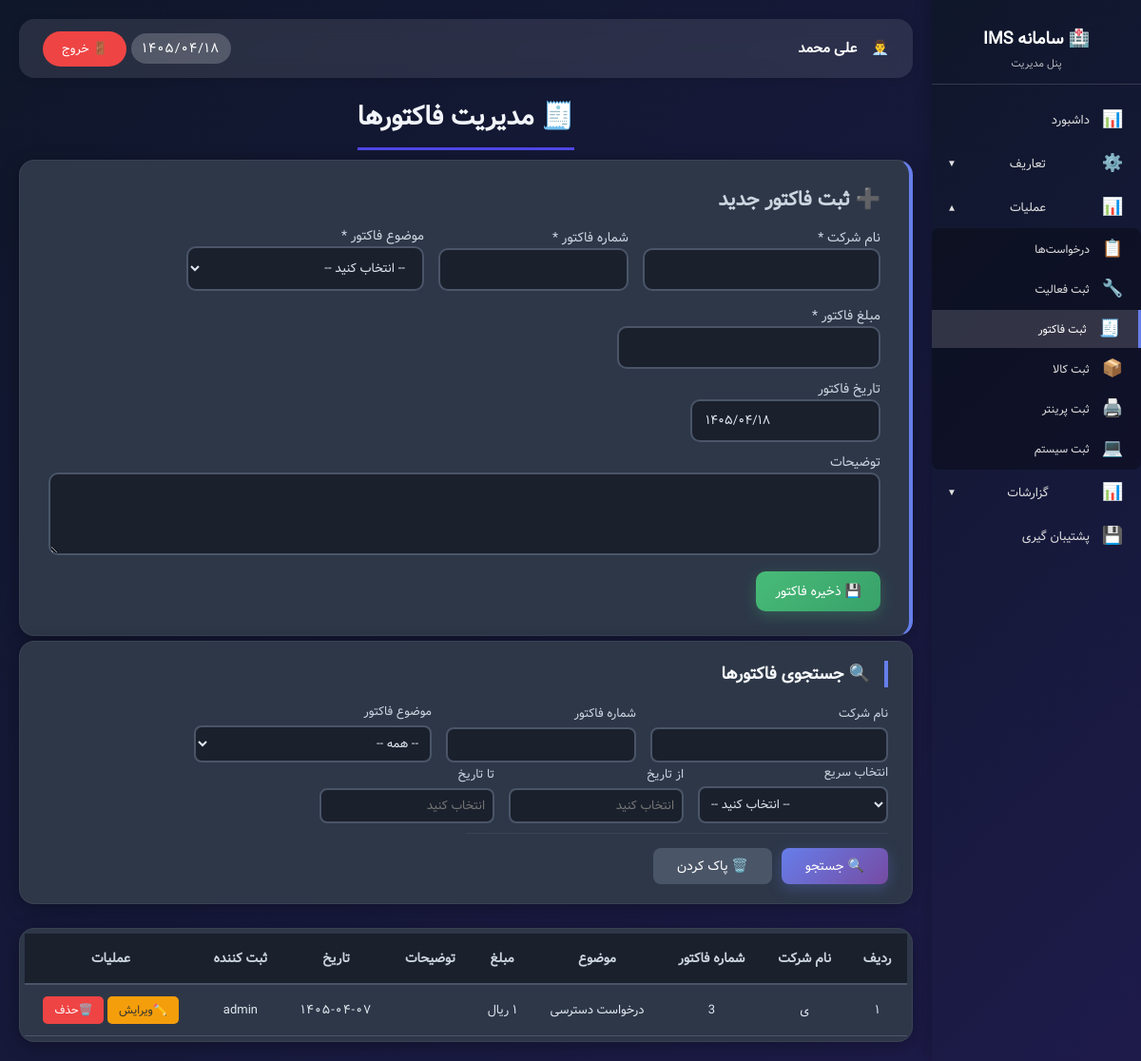
The app's page /admin_invoices.php (signed in) with its own data.
### tables this page shows
CREATE TABLE `invoices` (
  `id` int NOT NULL AUTO_INCREMENT,
  `company_name` varchar(255) NOT NULL,
  `invoice_number` varchar(100) NOT NULL,
  `subject` varchar(255) DEFAULT NULL,
  `amount` bigint DEFAULT NULL,
  `description` text,
  `created_at` date NOT NULL,
  `created_by` int DEFAULT NULL,
  PRIMARY KEY (`id`)
);

CREATE TABLE `users` (
  `id` int NOT NULL AUTO_INCREMENT,
  `username` varchar(50) NOT NULL,
  `password` varchar(255) NOT NULL,
  `fullname` varchar(100) NOT NULL,
  `role` enum('admin','user') DEFAULT 'user',
  `created_at` varchar(50) DEFAULT NULL,
  PRIMARY KEY (`id`),
  UNIQUE KEY `username` (`username`)
);

### assets/jdf.php (called while the page is built, shortened)
<?php
function gregorian_to_jalali($g_y, $g_m, $g_d)
{
    $g_days_in_month = array(31, 28, 31, 30, 31, 30, 31, 31, 30, 31, 30, 31);
    $j_days_in_month = array(31, 31, 31, 31, 31, 31, 30, 30, 30, 30, 30, 29);
    $gy = $g_y - 1600;
    $gm = $g_m - 1;
    $gd = $g_d - 1;
    $g_day_no = 365 * $gy + floor(($gy + 3) / 4) - floor(($gy + 99) / 100) + floor(($gy + 399) / 400);
    for ($i = 0; $i < $gm; ++$i)
        $g_day_no += $g_days_in_month[$i];
    $g_day_no += $gd;
    $j_day_no = $g_day_no - 79;
    $j_np = floor($j_day_no / 12053);
    $j_day_no %= 12053;
    $jy = 979 + 33 * $j_np + 4 * floor($j_day_no / 1461);
    $j_day_no %= 1461;
    if ($j_day_no >= 366) {
        $jy += floor(($j_day_no - 1) / 365);
        $j_day_no = ($j_day_no - 1) % 365;
    }
    for ($i = 0; $i < 11 && $j_day_no >= $j_days_in_month[$i]; ++$i)
        $j_day_no -= $j_days_in_month[$i];
    $jm = $i + 1;
    $jd = $j_day_no + 1;
    return array($jy, $jm, $jd);
}
function jdate($format, $timestamp = null)
{
    if ($timestamp === null) {
        $timestamp = time();
    }
    $gregorian_year = date("Y", $timestamp);
    $gregorian_month = date("m", $timestamp);
    $gregorian_day = date("d", $timestamp);
    list($jalali_year, $jalali_month, $jalali_day) = gregorian_to_jalali($gregorian_year, $gregorian_month, $gregorian_day);
    $output = '';
    $length = strlen($format);
    for ($i = 0; $i < $length; $i++) {
        $char = $format[$i];
        switch ($char) {
            case 'Y': $output .= $jalali_year; break;
            case 'm': $output .= sprintf("%02d", $jalali_month); break;
            case 'd': $output .= sprintf("%02d", $jalali_day); break;
            default: $output .= $char;
        }
    }
    return $output;
}
function now()
{
    return jdate('Y/m/d');
}
function fa_number($number) {
    $persian = ['۰', '۱', '۲', '۳', '۴', '۵', '۶', '۷', '۸', '۹'];
    $english = ['0', '1', '2', '3', '4', '5', '6', '7', '8', '9'];
    return str_replace($english, $persian, $number);
}
?>

### functions.php (called while the page is built, shortened)
<?php
function hasPermission($permission_key) {
    if (isset($_SESSION['user_id']) && $_SESSION['user_id'] == 1) {
        return true;
    }
    return true;
}
function canEditInvoices() { return hasPermission('invoices_edit'); }
function canDeleteInvoices() { return hasPermission('invoices_delete'); }
?>

### admin_invoices.php (the view, shortened to what this page needs)
<?php
require_once 'config/config.php';
require_once 'assets/jdf.php';
require_once 'functions.php';
$db = getDB();
$params = [];
$sql = "
SELECT
    i.*,
    u.username AS creator_name
FROM invoices i
LEFT JOIN users u ON i.created_by = u.id
";
$sql .= " ORDER BY i.id DESC";
$stmt = $db->prepare($sql);
$stmt->execute($params);
$invoices = $stmt->fetchAll(PDO::FETCH_ASSOC);
?>
<!DOCTYPE html>
<html lang="fa" dir="rtl">
<head>
    <link rel="stylesheet" href="assets/styles/persian-datepicker.min.css">
</head>
<body>
<div class="admin-wrapper">
    <?php include 'sidebar.php'; ?>
    <div class="main-content">
        <div class="main-header">
            <div class="user-info">
                <span>👨‍💼</span>
                <span class="user-name"><?php echo htmlspecialchars($_SESSION['fullname']); ?></span>
            </div>
            <div>
                <span class="clock-display" id="liveClock"><?php echo fa_number(now()); ?></span>
                <a href="logout.php" class="logout-btn-sidebar">🚪 خروج</a>
            </div>
        </div>
        <div class="main-title">
            <h1>🧾 مدیریت فاکتورها</h1>
        </div>
        <?php if (canEditInvoices()): ?>
            <div class="add-card">
                <h2>➕ ثبت فاکتور جدید</h2>
                <form method="post" class="invoices-form">
                    <div class="form-row">
                        <div class="company_name">
                            <label>نام شرکت *</label>
                            <input type="text" name="company_name" required>
                        </div>
                        <div class="invoice_number">
                            <label>شماره فاکتور *</label>
                            <input type="text" name="invoice_number" required>
                        </div>
                        <div class="subject">
                            <label>موضوع فاکتور *</label>
                            <select name="subject" required>
                                <option value="">-- انتخاب کنید --</option>
                            </select>
                        </div>
                        <div class="amount">
                            <label>مبلغ فاکتور *</label>
                            <input type="text" id="amount" name="amount" step="0.01" required>
                        </div>
                    </div>
                    <div class="form-row">
                        <div class="date-group">
                            <label>تاریخ فاکتور</label>
                            <input type="text" id="add_date" name="created_at" class="form-control" >
                        </div>
                    </div>
                    <div class="form-row">
                        <div class="form-group">
                        <label>توضیحات</label>
                        <textarea name="description" rows="3"></textarea>
                        </div>
                    </div>
                    <div class="form-group">
                        <button type="submit" name="add_invoice" class="btn-add">💾 ذخیره فاکتور</button>
                    </div>
                </form>
            </div>
        <?php endif; ?>
        <div class="search-card">
            <h2>🔍 جستجوی فاکتورها</h2>
            <div class="search-form">
                <div class="search-row">
                    <div class="company_name">
                        <label>نام شرکت</label>
                        <input type="text" id="search_company_name" value="<?php echo htmlspecialchars($_GET['company_name'] ?? ''); ?>">
                    </div>
                    <div class="invoice_number">
                        <label>شماره فاکتور</label>
                        <input type="text" id="search_invoice_number" value="<?php echo htmlspecialchars($_GET['invoice_number'] ?? ''); ?>">
                    </div>
                    <div class="subject">
                        <label>موضوع فاکتور</label>
                        <select id="search_subject" class="search-subject-select">
                            <option value="">-- همه --</option>
                        </select>
                    </div>
                </div>
                <div class="search-row">
                    <div class="date-group">
                        <label>انتخاب سریع</label>
                        <select id="quick_date_select">
                            <option value="">-- انتخاب کنید --</option>
                        </select>
                    </div>
                    <div class="search-group">
                        <label>از تاریخ </label>
                        <input type="text" id="date_from" name="date_from" class="form-control" placeholder="انتخاب کنید">
                    </div>
                    <div class="search-group">
                        <label>تا تاریخ </label>
                        <input type="text" id="date_to" name="date_to" class="form-control" placeholder="انتخاب کنید" >
                    </div>
                    </div>
                <div class="search-row">
                    <div class="search-group search-actions">
                        <button type="button" id="search_btn" class="btn-search">🔍 جستجو</button>
                        <button type="button" id="reset_btn" class="btn-reset-search">🗑️ پاک کردن</button>
                    </div>
                </div>
            </div>
        </div>
        <div class="invoices-table data-table">
            <table>
                <thead>
                <tr>
                    <th>ردیف</th>
                    <th>نام شرکت</th>
                    <th>شماره فاکتور</th>
                    <th>موضوع</th>
                    <th>مبلغ</th>
                    <th>توضیحات</th>
                    <th>تاریخ</th>
                    <th>ثبت کننده</th>
                    <th>عملیات</th>
                </tr>
                </thead>
                <tbody>
                <?php if (empty($invoices)): ?>
                    <tr><td colspan="10" style="text-align: center; padding: 40px;">🧾 هیچ فاکتوری ثبت نشده است</td></tr>
                <?php else: ?>
                    <?php $row_num = 1; foreach ($invoices as $invoice): ?>
                        <tr id="invoice_<?php echo $invoice['id']; ?>">
                            <td><?php echo fa_number($row_num); ?></td>
                            <td><?php echo htmlspecialchars($invoice['company_name']); ?></td>
                            <td><?php echo htmlspecialchars($invoice['invoice_number']); ?></td>
                            <td><?php echo htmlspecialchars($invoice['subject'] ?? '-'); ?></td>
                            <td><?php echo fa_number(number_format($invoice['amount'], 0)) . ' ریال'; ?></td>
                            <td class="description-cell"><?php echo nl2br(htmlspecialchars($invoice['description'] ?? '-')); ?></td>
                            <td class="date"><?php echo fa_number(htmlspecialchars($invoice['created_at'])); ?></td>
                            <td><?php echo htmlspecialchars($invoice['creator_name'] ?? '-'); ?></td>
                            <td class="action-buttons">
                                <?php if (canEditInvoices()): ?>
                                    <button class="edit-btn" onclick='openEditModal(<?php echo json_encode($invoice); ?>)'>✏️ویرایش</button>
                                <?php endif; ?>
                                <?php if (canDeleteInvoices()): ?>
                                    <button class="delete-btn" onclick="confirmDelete(<?php echo $invoice['id']; ?>, '<?php echo htmlspecialchars($invoice['company_name']); ?>')">🗑️حذف</button>
                                <?php endif; ?>
                            </td>
                        </tr>
                        <?php $row_num++; ?>
                    <?php endforeach; ?>
                <?php endif; ?>
                </tbody>
            </table>
        </div>
    </div>
</div>
</body>
</html>

### assets/styles/sidebar.css (style rules this page uses)
.admin-wrapper { display: flex; min-height: 100vh; }
.main-content { flex: 1; margin-right: 220px; padding: 20px; background: transparent; }
.user-info { display: flex; align-items: center; gap: 15px; color: white; }
.user-name { font-weight: bold; color: white; }

### assets/styles/admin-invoices.css (style rules this page uses)
.description-cell { max-width: 200px; word-wrap: break-word; }
.btn-add { color: white; border: none; padding: 10px 25px; border-radius: 8px; cursor: pointer; }
.company_name { width: 250px; }
.invoice_number { width: 200px; }
.subject { width: 250px; }
.search-actions { flex: 0.5; min-width: 180px; display: flex; gap: 10px; align-items: flex-end; }
.search-actions { display: flex; gap: 10px; align-items: flex-end; }

### records on screen
invoices: row_num "۱", company_name "ی", invoice_number "3", subject "درخواست دسترسی", created_at "۱۴۰۵-۰۴-۰۷", users.username "admin"

### other values on screen
$_SESSION['fullname'] "علی محمد"
